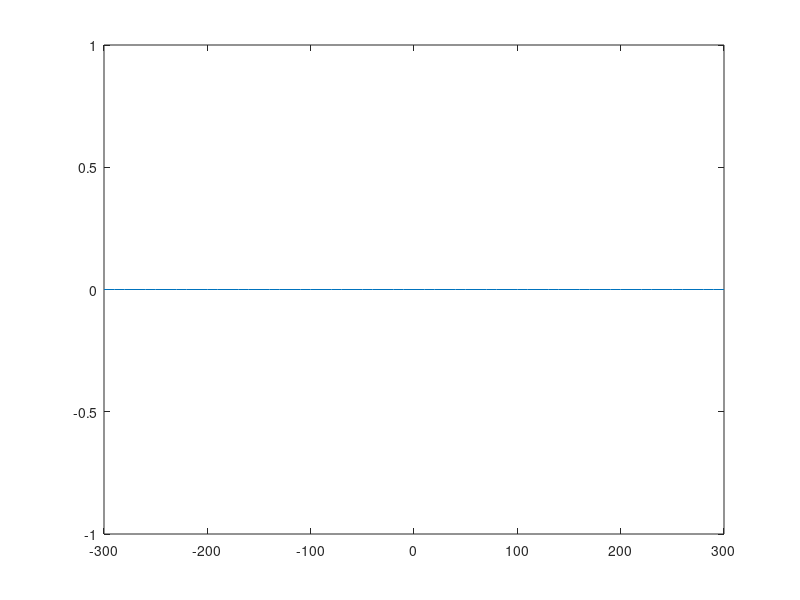

Reproduce this figure in MATLAB.
%% Matlab script to construct a grid file

runname = 'dambreak';
gridfile = 'dambreak.14';

% runname = 'riemann';
% gridfile = 'riemann.14';

% runname = 'parabolic';
% gridfile = 'parabolic.14';
%% Determine x vector
% nn = 501;
% x = linspace(-10,10,nn);
dx = 10;
x = -300:dx:300;
% dx = 1.25;
% x = -200:dx:400;
% dx = 12.5;
% x = -4000:dx:4000;
nn = length(x);

% % make unstructured:
% for i = 2:length(x)-1
%     x(i) = chop(x(i) + (rand(1)-0.5)/4*dx,6);
% end

%% Determine depth
% dep_fun = @(x)-1.6*10^(-7)*x.^2;
dep_fun = @(x)0*x;
% dep_fun = @(x)0*x+1;
% dep_fun = @(x)0*x+1-2/10*x.*(x>0);
% dep_fun = @(x)0*x+1-(1+tanh((x-5)/2))/2/10;
dep = dep_fun(x);

%% Write file
fid = fopen(gridfile,'w');
fprintf(fid,'%s\n',runname);
fprintf(fid,'%d %d\n',nn-1,nn);
for i = 1:nn
    fprintf(fid,'%4d %16.8f %16.8f\n',[i,x(i),dep(i)]);
end
fclose(fid);

%% Plot grid file to check
plot(x,-dep)
